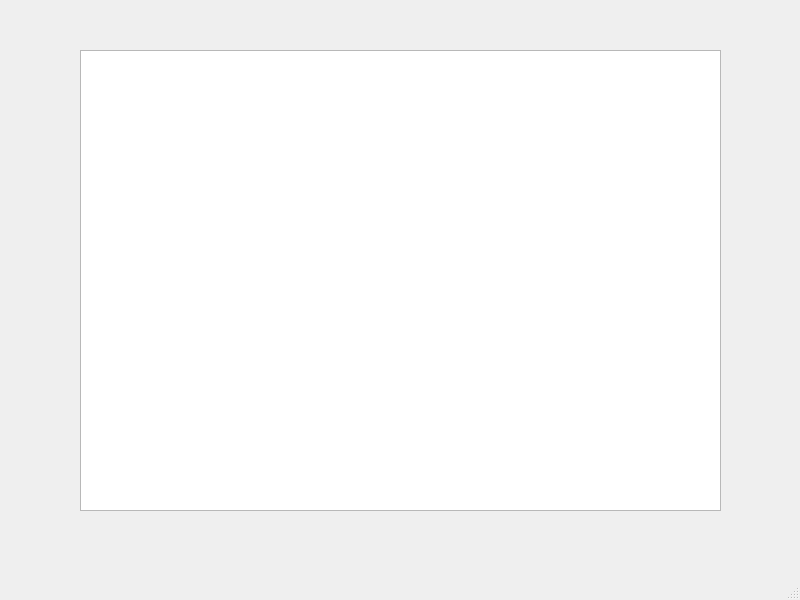
<?xml version="1.0" encoding="UTF-8"?>
<ui version="4.0">
 <class>MainWindow</class>
 <widget class="QMainWindow" name="MainWindow">
  <property name="geometry">
   <rect>
    <x>0</x>
    <y>0</y>
    <width>800</width>
    <height>600</height>
   </rect>
  </property>
  <property name="windowTitle">
   <string>MainWindow</string>
  </property>
  <widget class="QWidget" name="centralwidget">
   <widget class="QGraphicsView" name="graphicsView">
    <property name="geometry">
     <rect>
      <x>80</x>
      <y>50</y>
      <width>641</width>
      <height>461</height>
     </rect>
    </property>
   </widget>
  </widget>
  <widget class="QMenuBar" name="menubar">
   <property name="geometry">
    <rect>
     <x>0</x>
     <y>0</y>
     <width>800</width>
     <height>21</height>
    </rect>
   </property>
  </widget>
  <widget class="QStatusBar" name="statusbar"/>
 </widget>
 <resources/>
 <connections/>
</ui>
